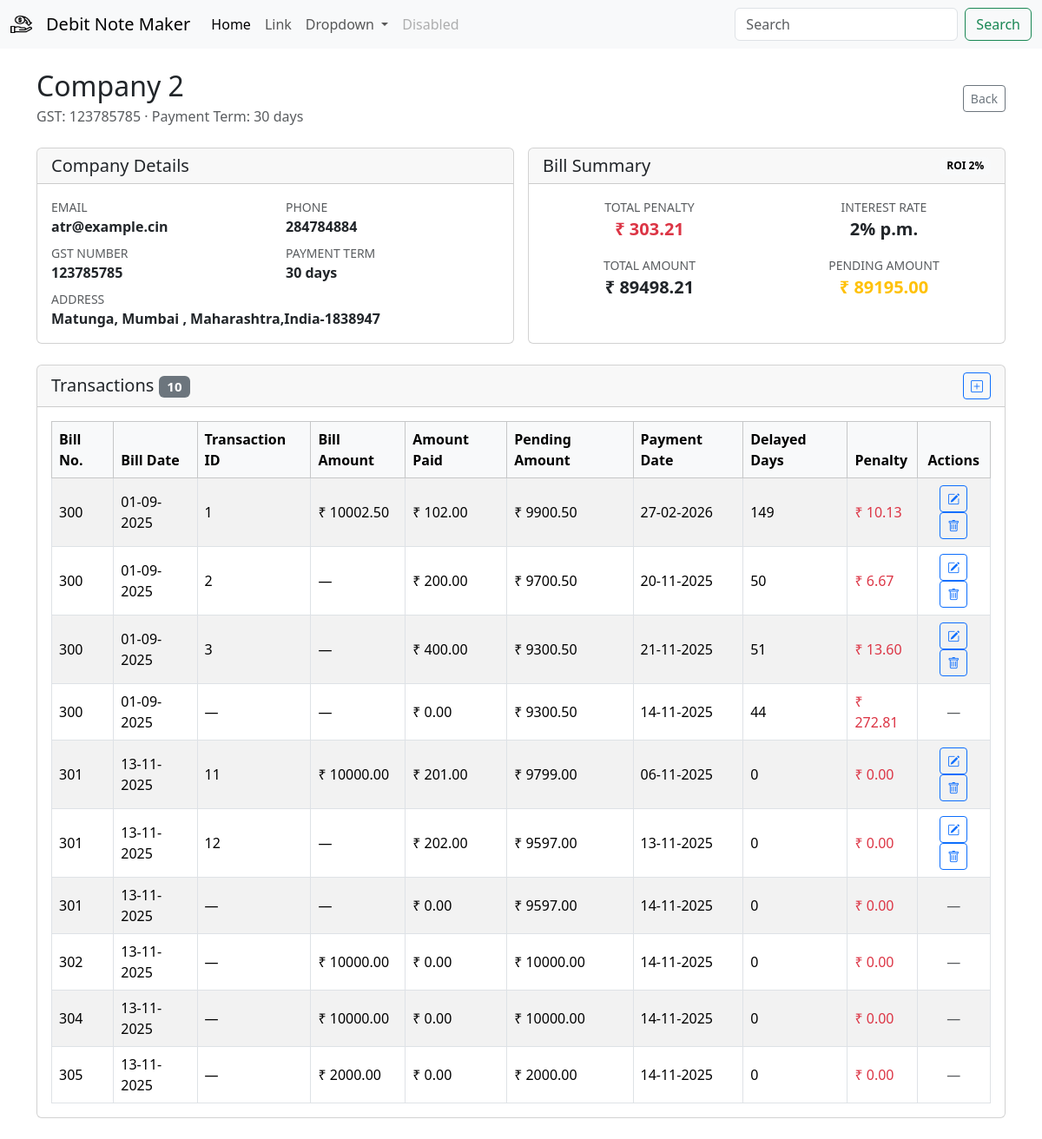
Page /party/2/transactions on the earlier database version.
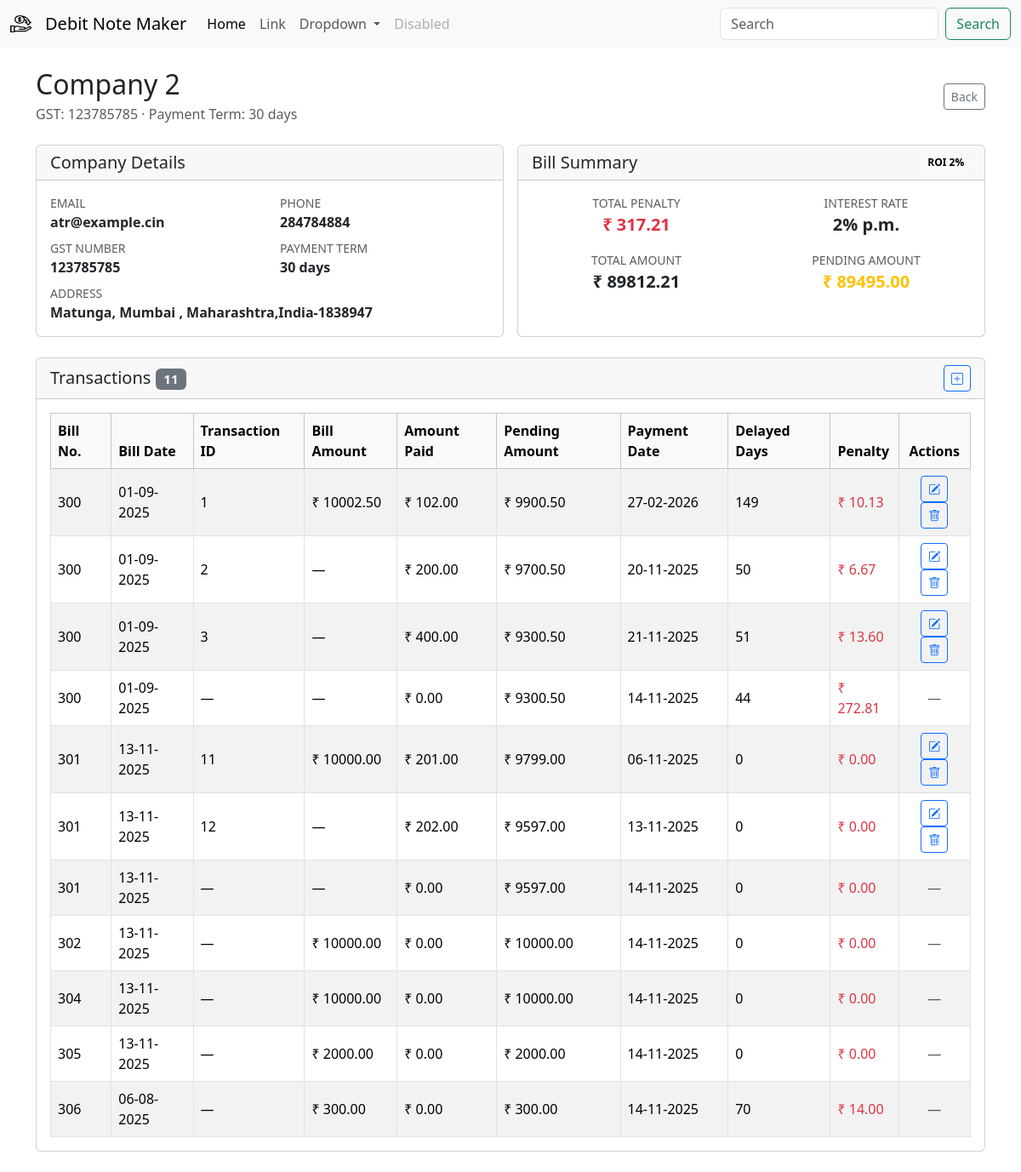
Same page on the later database version.
### db/models/company.py (models this page shows)
class Company(Base):
    __tablename__ = "companies"
    id = Column(Integer, primary_key=True, index=True)
    name = Column(String, unique=False, index=False, nullable=False)
    gst_number = Column(String, unique=True, index=True, nullable=False)
    email =  Column(String, nullable=True)
    phone_number = Column(String, nullable=True)
    payment_term_days = Column(Integer, nullable=False, default=30)
    address = Column(String, nullable=True)
    created_at = Column(DateTime, default=datetime.now)
    bills = relationship("Bill", back_populates="company", cascade="all, delete-orphan")

### db/models/bill.py (models this page shows, shortened)
class Bill(Base):
    id = Column(Integer, primary_key=True, index=True)
    bill_number = Column(Integer,unique=True,nullable=False)
    amount = Column(Float, nullable=False)
    bill_date = Column(DateTime, nullable=False)
    company_id = Column(Integer, ForeignKey("companies.id"))
    company = relationship("Company", back_populates="bills")
    transactions = relationship("Transaction", back_populates="bill", cascade="all, delete-orphan")

### db/models/transaction.py (models this page shows)
class Transaction(Base):
    __tablename__ = "transactions"
    id = Column(Integer, primary_key=True, index=True)
    bank_transaction_id = Column(String,nullable=True)
    payment_mode = Column(String, nullable=False)
    amount_paid = Column(Float, nullable=False)
    description = Column(Text, nullable=True)
    payment_date = Column(DateTime, default=datetime.now)
    bill_id = Column(Integer, ForeignKey("bill.id"))
    bill = relationship("Bill", back_populates="transactions")

### app/v1/bills.py (the view)
@router.get("/{company_id}/transactions")
def company_transaction(request: Request,company_id:int, db=Depends(get_db)):
    company =company_api.get_company(id=company_id, db=db)
    transactions_df=create_transactions_for_company(company=company,roi=2)
    total_penalty=sum([tx["penalty"] for tx in transactions_df])
    total_pending=sum([tx["pending_amount"] for tx in transactions_df])
    context = {"request": request,
        "company":CompanyShow.model_validate(company),
        "bill":{
        "transactions":transactions_df,
        "total_penalty":total_penalty,
        "pending_amount":total_pending,
        "total_amount":total_penalty+total_pending    ,
        "interest":2
     }}
    return templates.TemplateResponse("company/company_transactions.html",context)

### template/company/company_transactions.html (shortened to what this page needs)
{% extends "base.html" %}  {% block content %} {% set transactions = bill.transactions if
bill and bill.transactions is defined else [] %} {% set mdash = "&mdash;"|safe
%}
<div class="container py-4">
  <div
    class="d-flex flex-column flex-md-row justify-content-between align-items-md-center mb-4"
  >
    <div>
      <h2 class="mb-1">{{ company.name }}</h2>
      <p class="text-muted mb-0">
        GST: {% if company.gst_number %} {{ company.gst_number }} {% else %}
        &mdash; {% endif %} &middot; Payment Term: {{ company.payment_term_days
        }} days
      </p>
    </div>
    <div class="mt-3 mt-md-0">
      <a
        href="javascript:history.back()"
        class="btn btn-outline-secondary btn-sm"
        >Back</a
      >
    </div>
  </div>
  <div class="row g-3 mb-4">
    <div class="col-lg-6">
      <div class="card h-100">
        <div class="card-header">
          <h5 class="mb-0">Company Details</h5>
        </div>
        <div class="card-body">
          <div class="row gy-2">
            <div class="col-sm-6">
              <small class="text-muted text-uppercase d-block">Email</small>
              <span class="fw-semibold">
                {% if company.email %} {{ company.email }} {% else %} &mdash; {%
                endif %}
              </span>
            </div>
            <div class="col-sm-6">
              <small class="text-muted text-uppercase d-block">Phone</small>
              <span class="fw-semibold">
                {% if company.phone_number %} {{ company.phone_number }} {% else
                %} &mdash; {% endif %}
              </span>
            </div>
            <div class="col-sm-6">
              <small class="text-muted text-uppercase d-block"
                >GST Number</small
              >
              <span class="fw-semibold">
                {% if company.gst_number %} {{ company.gst_number }} {% else %}
                &mdash; {% endif %}
              </span>
            </div>
            <div class="col-sm-6">
              <small class="text-muted text-uppercase d-block"
                >Payment Term</small
              >
              <span class="fw-semibold"
                >{{ company.payment_term_days }} days</span
              >
            </div>
            {% if company.address %}
            <div class="col-12">
              <small class="text-muted text-uppercase d-block">Address</small>
              <span class="fw-semibold">{{ company.address }}</span>
            </div>
            {% endif %}
          </div>
        </div>
      </div>
    </div>
    <div class="col-lg-6">
      <div class="card h-100">
        <div
          class="card-header d-flex justify-content-between align-items-center"
        >
          <h5 class="mb-0">Bill Summary</h5>
          <span class="badge text-bg-light">ROI {{ bill.interest }}%</span>
        </div>
        <div class="card-body">
          <div class="row text-center gy-3">
            <div class="col-sm-6">
              <small class="text-muted text-uppercase d-block"
                >Total Penalty</small
              >
              <span class="fw-semibold fs-5 text-danger"
                >&#8377; {{ "%.2f"|format(bill.total_penalty) }}</span
              >
            </div>
            <div class="col-sm-6">
              <small class="text-muted text-uppercase d-block"
                >Interest Rate</small
              >
              <span class="fw-semibold fs-5">{{ bill.interest }}% p.m.</span>
            </div>
            <div class="col-sm-6">
              <small class="text-muted text-uppercase d-block"
                >Total Amount</small
              >
              <span class="fw-semibold fs-5"
                >&#8377; {{ "%.2f"|format(bill.total_amount) }}</span
              >
            </div>
            <div class="col-sm-6">
              <small class="text-muted text-uppercase d-block"
                >Pending Amount</small
              >
              <span class="fw-semibold fs-5 text-warning"
                >&#8377; {{ "%.2f"|format(bill.pending_amount) }}</span
              >
            </div>
          </div>
        </div>
      </div>
    </div>
  </div>
  <div class="card">
    <div class="card-header d-flex justify-content-between align-items-center">
      <h5 class="mb-0">
        Transactions
        <span class="badge text-bg-secondary ml-2"
          >{{ transactions|length }}</span
        >
      </h5>
      <button
        type="button"
        class="btn btn-sm btn-outline-primary edit-transaction-btn"
        data-bs-toggle="modal"
        data-bs-target="#editTransactionModal"
      >
        <i class="bi bi-plus-square"></i>
      </button>
    </div>
    <div class="card-body">
      {% if transactions %}
      <div class="table-responsive">
        <table class="table table-striped table-bordered align-middle mb-0">
          <thead class="table-light">
            <tr>
              <th scope="col">Bill No.</th>
              <th scope="col">Bill Date</th>
              <th scope="col">Transaction ID</th>
              <th scope="col">Bill Amount</th>
              <th scope="col">Amount Paid</th>
              <th scope="col">Pending Amount</th>
              <th scope="col">Payment Date</th>
              <th scope="col">Delayed Days</th>
              <th scope="col">Penalty</th>
              <th scope="col" class="text-center">Actions</th>
            </tr>
          </thead>
          <tbody>
            {% for txn in transactions %}
            <tr>
              <td>{{ txn.bill_number }}</td>
              <td>
                {% if txn.bill_date %} {{ txn.bill_date |
                format_datetime('%d-%m-%Y')}} {% else %} &mdash; {% endif %}
              </td>
              <td>{{ txn.id if txn.id else mdash }}</td>
              <td>
                {% if txn.bill_amount is not none %} &#8377; {{
                "%.2f"|format(txn.bill_amount) }} {% else %} &mdash; {% endif %}
              </td>
              <td>&#8377; {{ "%.2f"|format(txn.amount_paid) }}</td>
              <td>&#8377; {{ "%.2f"|format(txn.pending_amount) }}</td>
              <td>
                {% if txn.payment_date %} {{ txn.payment_date |
                format_datetime('%d-%m-%Y') }} {% else %} &mdash; {% endif %}
              </td>
              <td>{{ txn.delayed_days }}</td>
              <td class="text-danger">
                &#8377; {{ "%.2f"|format(txn.penalty) }}
              </td>
              <td class="text-center">
                {% if txn.id %}
                <button
                  type="button"
                  class="btn btn-sm btn-outline-primary edit-transaction-btn"
                  data-bs-toggle="modal"
                  data-bs-target="#editTransactionModal"
                  data-id="{{ txn.id }}"
                  data-bill-id="{{ txn.bill_id }}"
                  data-payment-mode="{{ txn.payment_mode or '' }}"
                  data-bill-number="{{ txn.bill_number }}"
                  data-amount="{{ '%.2f'|format(txn.amount_paid) }}"
                  data-payment-date="{% if txn.payment_date %}{{ txn.payment_date | format_datetime('%Y-%m-%d') }}{% endif %}"
                  data-description="{{ txn.description or '' }}"
                  data-bank-transaction-id="{{ txn.transaction_id }}"
                >
                  <i class="bi bi-pencil-square"></i>
                </button>
                <button
                  type="button"
                  class="btn btn-sm btn-outline-primary"
                  onclick="showDeleteTransactionConfirmation('{{ txn.id }}')"
                >
                  <i class="bi bi-trash"></i>
                </button>
                {% else %}
                <span class="text-muted">&mdash;</span>
                {% endif %}
              </td>
            </tr>
            {% endfor %}
          </tbody>
        </table>
      </div>
      {% else %}
      <p class="mb-0 text-muted">
        No transactions recorded for this company yet.
      </p>
      {% endif %}
    </div>
  </div>
</div>
{% include 'transactions/edit_transaction_modal.html' %} {% endblock %}

### template/base.html (shortened to what this page needs)
<!doctype html>
<html lang="en">
  <head>
    <link href="https://cdn.jsdelivr.net/npm/bootstrap@5.3.8/dist/css/bootstrap.min.css" rel="stylesheet">
    <link rel="stylesheet" href="https://cdn.jsdelivr.net/npm/bootstrap-icons@1.11.3/font/bootstrap-icons.min.css">
  </head>
  <body>
{% include "components/navbar.html"%}
{% block content %}
{% endblock %}
</body>
</html>

### template/components/navbar.html (shortened to what this page needs)
<nav class="navbar navbar-expand-lg bg-body-tertiary">
    <div class="container-fluid">
        <img src="{{ url_for('static', path='images/cashback.png') }}" alt="Logo" width="25" height="30" class="d-inline-block align-text-top navbar-brand"/>
      <a class="navbar-brand" href="/">Debit Note Maker</a>
      <div class="collapse navbar-collapse" id="navbarSupportedContent">
        <ul class="navbar-nav me-auto mb-2 mb-lg-0">
          <li class="nav-item">
            <a class="nav-link active" aria-current="page" href="#">Home</a>
          </li>
          <li class="nav-item">
            <a class="nav-link" href="#">Link</a>
          </li>
          <li class="nav-item dropdown">
            <a class="nav-link dropdown-toggle" href="#" role="button" data-bs-toggle="dropdown" aria-expanded="false">
              Dropdown
            </a>
          </li>
          <li class="nav-item">
            <a class="nav-link disabled" aria-disabled="true">Disabled</a>
          </li>
        </ul>
        <form class="d-flex" role="search">
          <input class="form-control me-2" type="search" placeholder="Search" aria-label="Search"/>
          <button class="btn btn-outline-success" type="submit">Search</button>
        </form>
      </div>
    </div>
  </nav>

Differences in the rows shown:
added Bill: bill_number "306", bill_date "06-08-2025", id "—", bill_amount "300.00", amount_paid "0.00", pending_amount "300.00", payment_date "14-11-2025", delayed_days "70", penalty "14.00"
Other differences:
{{ "%.2f"|format(bill.total_penalty) }}: "303.21" → "317.21"
{{ "%.2f"|format(bill.total_amount) }}: "89498.21" → "89812.21"
{{ "%.2f"|format(bill.pending_amount) }}: "89195.00" → "89495.00"
{{ transactions|length }}: "10" → "11"
